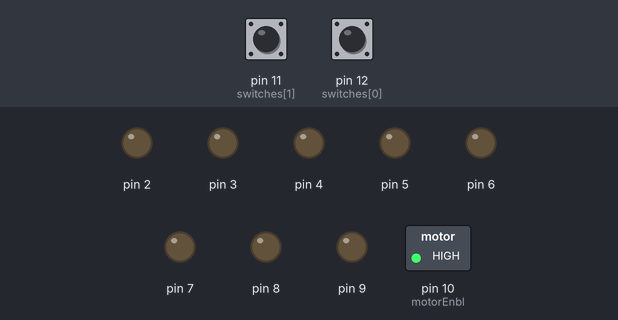
Recording of a sketch running on a simulated Arduino Uno, built with avr-gcc and run on an emulated ATmega328P. Parts: switched loads named in the sketch (green lamp = pin HIGH), output pins drawn as LEDs (lit = HIGH). The test bench sets the inputs (shaded band); at power-on: pin 11 (switches[1]) LOW, pin 12 (switches[0]) LOW.

Above: at 1.2 s.
1.3 s: pin 11 (switches[1]) pulled HIGH for 0.15 s
At 2.1 s:
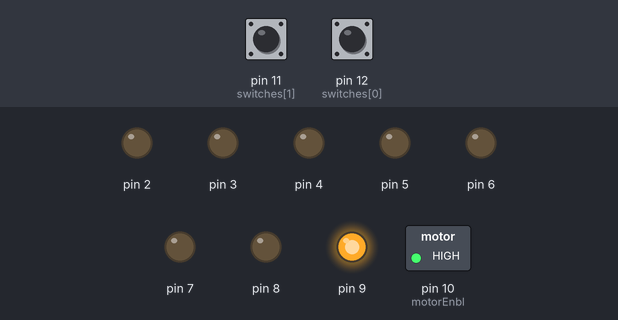
At 9.8 s:
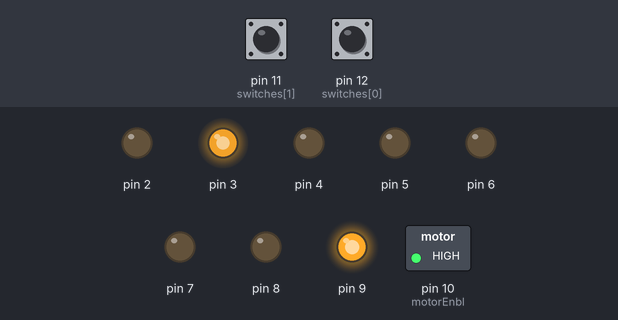
Timing chart, 0 to 24.0 s (numbered marks = the images above; inputs shaded):
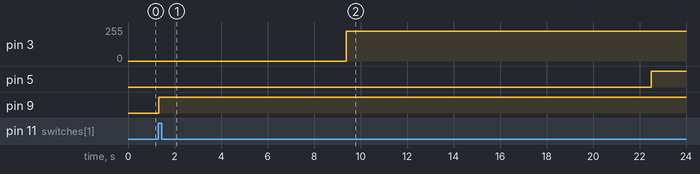

Measured:
- after the input at 1.3 s, pin 3: 0/255 → 225/255 after 8.1 s; pin 5: LOW → HIGH after 21.2 s; pin 9: LOW → HIGH at once

The sketch:

_2015-MilaRedDress_one_switc_on_off.ino
```cpp
// trigger all motors at the same time
// comment out if original behaviour intended.
#define ALLMOTORS


const int speeds[2][2] = {{225, 255}, {225, 255}}; // [50..255]

// set times for each movement (in milliseconds)
// [initDelta, upTime, breakTime, downTime]
const int times[2][2][4] =
{
	{
		{  800,   1500, 0, 0},  // back  0 (BL)
		{  2100,  1000, 0, 0} // front 1 (FU)
	}, {
		{  2300, 350, 0, 0},  // back  1 (BU)
		{  0, 3800, 0, 0} // front 0 (FL)
	}
};

////////////////////////////////////


// control pins
// [[m0_ctl0, m0_ctl1], [m1_ctl0, m1_ctl1]]
// [[[f0_0, f0_1], [b0_0, b0_1]], [f1_0, f1_1], [b1_0, b1_1]]]
const int motorCtls[2][2][2] = {{{2, 3}, {4, 5}}, {{7, 6}, {8, 9}}};
//const int motorCtls[2][2][2] = {{{4, 5}, {7, 6}}, {{2, 3}, {8, 9}}};
const int motorEnbl = 10;
int enableCounter = 20;

// [front, back]
const int switches[2] = {12, 11};

// for each motor, there is a fixed sequence of movement events defined:
// [stop    , up    , stop    , down    ]
const int directions[4] = {
	-1, // stop
	0,  //   up
	-1, // stop
	1   // down
};

// is anything moving?
boolean notMoving = true;

// [[f0, b0], [f1, b1]]
int timeCounters[2][2] = {0};

// initialize index pointer to be negative (i.e. stopped)
int timeIdx[2][2] = {{-1, -1}, {-1, -1}};

void setup() {

	// debug
	//Serial.begin(9600);

	pinMode     (motorEnbl, OUTPUT);
	digitalWrite(motorEnbl,   HIGH);

	for (int i = 0; i < 2; i++) {
		pinMode(switches[i], INPUT);
	}

	// ctl pins are output and initialised to stop the motors
	for (int i = 0; i < 2; i++) {
		for (int j = 0; j < 2; j++) {
			for (int k = 0; k < 2; k++) {
				pinMode(motorCtls[k][j][i], OUTPUT);
				// motor stopped
				digitalWrite(motorCtls[k][j][i], LOW);
			}
		}
	}


}


void loop() {
	if (enableCounter > 0) {
		enableCounter--;
		digitalWrite(motorEnbl, HIGH);

		for (int i =0; i < 2; i++){
			digitalRead(switches[i]);
		}

	} else {
		digitalWrite(13, HIGH); // status LED

		// if not in a motion already
		if (notMoving){

			// for all switches that are pressed,
			// set sequence index of both its associated motors
			// to 'start' and disallow button press activation
			for (int i =0; i < 2; i++){

			  	if (digitalRead(switches[i]) == HIGH) {
			  		notMoving = false; // we're moving now

			  		#ifdef ALLMOTORS
		  			// every switch triggers all motors
		  			timeIdx[0][0] = 0; // motor 0, sw 0
		  			timeIdx[1][0] = 0; // motor 1, sw 0
		  			timeIdx[0][1] = 0; // motor 0, sw 1
		  			timeIdx[1][1] = 0; // motor 1, sw 1
		  			#else
			  		// original behaviour,
			  		// two motors attached to one switch
		  			timeIdx[0][i] = 0; // motor 0, sw i
		  			timeIdx[1][i] = 0; // motor 1, sw i
		  			#endif
		  		}
		  	}
		}

		#ifdef ALLMOTORS
		static int inactiveCounter;
		inactiveCounter = 0;
		#endif

		for (int i = 0; i<2; i++) {
			for (int j = 0; j<2; j++) {
				#ifdef ALLMOTORS
				inactiveCounter = inactiveCounter + step(i, j);
				#else
				step(i, j);
				#endif
			}
		}

		#ifdef ALLMOTORS
		if (inactiveCounter == 4) {
			notMoving = true;
		}
		#endif
	}


	delay(10);
}
```

runNStep.ino
```cpp
// where == [0 (front)/ 1 (back)]
// which == [0        / 1       ]
// dirct == [-1 (stop)/ 0    (up)/ 1 (down)]
void runMotor(int where, int which, int dirct){

	// second pin is pwm
	if (dirct == 0){
	    digitalWrite(motorCtls[which][where][0],  LOW);
	    analogWrite (motorCtls[which][where][1], speeds[which][where]);
	} else {
		if (dirct == 1){
		    digitalWrite(motorCtls[which][where][0],  HIGH);
		    analogWrite (motorCtls[which][where][1],  speeds[which][where]);
		} else { // stop
		    digitalWrite(motorCtls[which][where][0],  LOW);
		    analogWrite (motorCtls[which][where][1],  0);
		}
	}
}

int step(int where, int which){
	int idx;
	idx = timeIdx[which][where];

	// only do something if idx is enabled
	if ( idx >= 0){

		if(timeCounters[which][where] < times[which][where][idx]){
			// do appropriate movement

			runMotor(where, which, directions[idx]);
			timeCounters[which][where]++;
		} else {
			// increase movement pointer and set counter to zero
			timeIdx[which][where]++;
			timeCounters[which][where] = 0;

			if (timeIdx[which][where] > 4){
          		enableCounter = 10;
				timeIdx[which][where] = -1;

				// stop motor
				runMotor(where, which, -1);
                #ifdef ALLMOTORS
                return 1;
                # else
                notMoving     = true;
                #endif
			}
		}

	}
	return 0;
}
```
